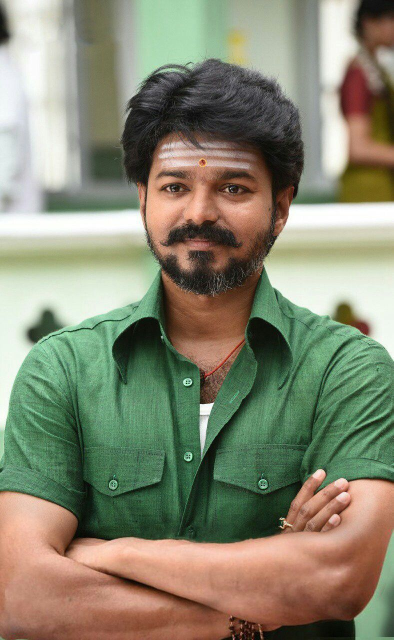
#> input picture imgrecz/vijay/1.jpg, 787 x 1280 px (shown at 1/2 size); its folder holds 4 pictures in this run
$ jupyter execute --allow-errors Image_Recognition.ipynb   (shell and % lines are left out)
#> lines starting #> are read from the running program, lines starting #| are printed output that depends on the picture
A3 Import System Lib

[cell 1]
import os
import warnings
warnings.simplefilter('ignore')

A2 Import DataHandling Libraries

[cell 2]
import pandas as pd
import numpy as np

A3 DataViz Lib

[cell 3]
import matplotlib.pyplot as plt

pip install scikit-image

[cell 4]
from skimage.io import imread, imshow
from skimage.transform import resize
from skimage.color import rgb2gray

[cell 5]
vijay =os.listdir("imgrecz/vijay")

#> (a cell that did not finish here is left out)

#> (a cell that did not finish here is left out)

[cell 8]
limit=10
vijay_images=[None]*limit
j=0
for i in vijay:
    if (j<limit):
         vijay_images[j]=imread("imgrecz/vijay/"+i)
         j+=1
    else:
        break

[cell 9]
limit=10
#> limit = 10
adhi_images=[None]*limit
#> adhi_images = 10 items
j=0
#> (the rest of this cell did not finish here and is left out)

[cell 10]
limit=10
sk_images=[None]*limit
j=0
#> (the rest of this cell did not finish here and is left out)

[cell 11]
view = imshow(vijay_images[0])
plt.show()

#> (a cell that did not finish here is left out)

[cell 13]
vijay_gray =[None]*limit
j = 0
for i in vijay:
    if j < limit:
        vijay_gray[j]=rgb2gray(vijay_images[j])
        j+=1
    else:
        break
#> after the loop, j = 4; vijay_gray = 10 items

[cell 14]
sk_gray = [None] * limit
j = 0
#> (the rest of this cell did not finish here and is left out)

[cell 15]
adhi_gray = [None] * limit
j = 0
#> (the rest of this cell did not finish here and is left out)

[cell 16]
vijay_gray[1]

[cell 17]
view=imshow(vijay_gray[1])
plt.show()
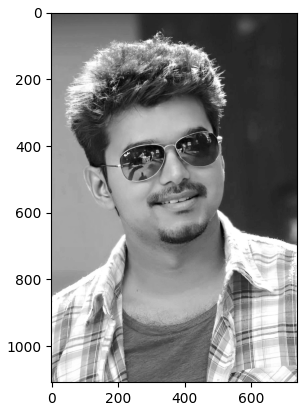
#> figure drawn by matplotlib, 1 panel

#> (a cell that did not finish here is left out)

#> (a cell that did not finish here is left out)

#> (a cell that did not finish here is left out)

#> (a cell that did not finish here is left out)

## find Out Number Of Gray_Scale Imaages

[cell 22]
len_of_images_vijay=len(vijay_gray)
#> len_of_images_vijay = 10
len_of_images_vijay
#> Out = 10

[cell 23]
len_of_images_sk=len(sk_gray)
len_of_images_sk

[cell 24]
len_of_images_adhi=len(adhi_gray)
len_of_images_adhi

## Create Variable IMG_SIZE_VIJAY

[cell 25]
image_size_vijay=vijay_gray[1].shape
#> image_size_vijay = (512, 512)
image_size_vijay
#> Out = (512, 512)
